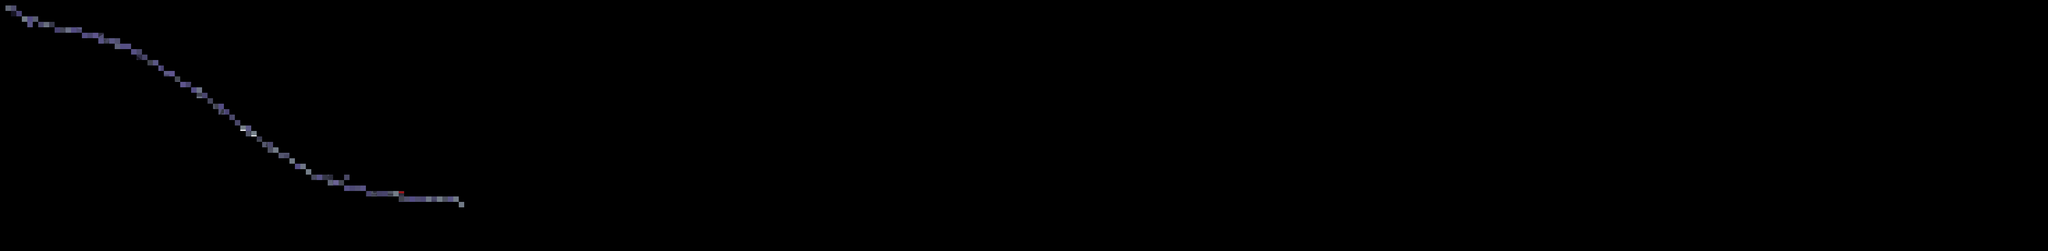

A level layout from a 2D game, rendered from its tile map. Below: a short description, then the map file with tile-grid data replaced by summaries:
An orthogonal 375x46 tile map with 16x16 px tiles, 1 tile layer (La).

<map version="1.0" orientation="orthogonal" renderorder="right-down" width="375" height="46" tilewidth="16" tileheight="16" nextobjectid="1">
 <tileset firstgid="1" name="map1" tilewidth="16" tileheight="16" spacing="1" margin="1">
  <image source="map1.png" width="6000" height="736" />
 </tileset>
 <layer name="La" width="375" height="46">
  <data>[17250 cells, 96 non-empty, 94 distinct tile ids]</data>
 </layer>
</map>
